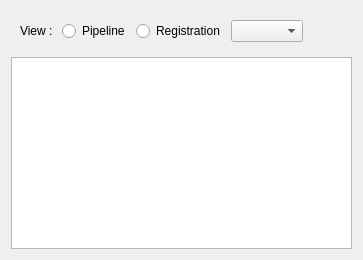
      <widget class="QWidget" name="execution_tab">
       <attribute name="title">
        <string>Execution</string>
       </attribute>
       <layout class="QVBoxLayout" name="verticalLayout_3">
        <item>
         <widget class="QWidget" name="widget" native="true">
          <layout class="QHBoxLayout" name="horizontalLayout_16">
           <item>
            <widget class="QLabel" name="label_30">
             <property name="text">
              <string>View : </string>
             </property>
            </widget>
           </item>
           <item>
            <widget class="QRadioButton" name="pipeline_radioButton">
             <property name="text">
              <string>Pipeline</string>
             </property>
            </widget>
           </item>
           <item>
            <widget class="QRadioButton" name="registrations_radioButton">
             <property name="text">
              <string>Registration</string>
             </property>
            </widget>
           </item>
           <item>
            <widget class="QComboBox" name="registrations_comboBox">
             <property name="sizeAdjustPolicy">
              <enum>QComboBox::AdjustToContents</enum>
             </property>
            </widget>
           </item>
           <item>
            <spacer name="horizontalSpacer">
             <property name="orientation">
              <enum>Qt::Horizontal</enum>
             </property>
             <property name="sizeHint" stdset="0">
              <size>
               <width>40</width>
               <height>20</height>
              </size>
             </property>
            </spacer>
           </item>
          </layout>
         </widget>
        </item>
        <item>
         <widget class="QWidget" name="execution_widget" native="true">
          <layout class="QVBoxLayout" name="verticalLayout_5">
           <property name="leftMargin">
            <number>0</number>
           </property>
           <property name="topMargin">
            <number>0</number>
           </property>
           <property name="rightMargin">
            <number>0</number>
           </property>
           <property name="bottomMargin">
            <number>0</number>
           </property>
           <item>
            <widget class="QPlainTextEdit" name="m_log_plainTextEdit">
             <property name="font">
              <font>
               <family>Courier 10 Pitch</family>
              </font>
             </property>
            </widget>
           </item>
          </layout>
         </widget>
        </item>
       </layout>
      </widget>
